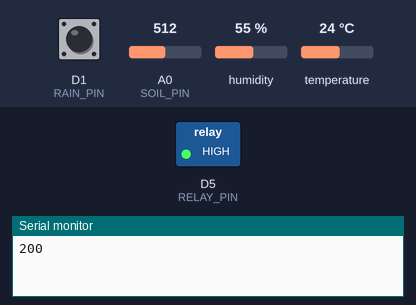
Bench run of a sketch on a simulated ESP8266 (NodeMCU). Shown: switched loads named in the sketch (green lamp = pin HIGH), the last lines printed to the serial monitor. The test bench sets the inputs (shaded band); at power-on: A0 (SOIL_PIN) = 512, D1 (RAIN_PIN) HIGH, humidity 55 %, temperature 24 °C. WiFi joins after 1.5 s; servers stay silent unless stated; uploads are accepted with an empty reply.

Above: at 18.0 s.
18.1 s: A0 (SOIL_PIN) set to 492
At 21.6 s:
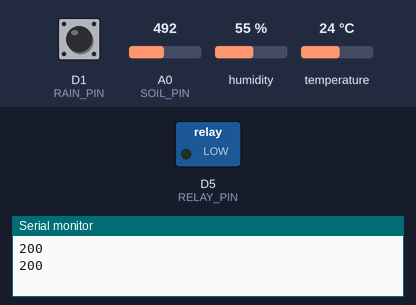
33.2 s: A0 (SOIL_PIN) set to 510
At 41.2 s:
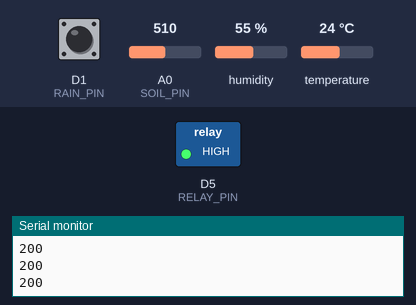
48.3 s: A0 (SOIL_PIN) set to 490
At 52.2 s:
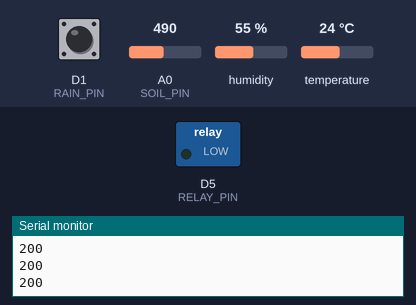
Timing chart, 0 to 53.7 s (numbered marks = the images above; inputs shaded):
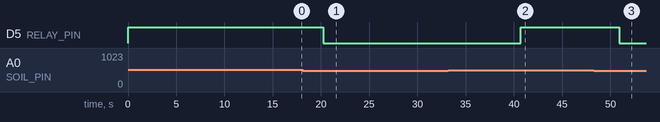

The sketch:

smart_agriculture.ino
```cpp
#include <ESP8266WiFi.h>
#include <ESP8266HTTPClient.h>
#include <DHT.h>

#define DHTPIN D2
#define DHTTYPE DHT11
#define SOIL_PIN A0
#define RAIN_PIN D1
#define RELAY_PIN D5

DHT dht(DHTPIN, DHTTYPE);

const char* ssid = "your_wifi_name";
const char* password = "your_wifi_password";
const String serverUrl = "http://your_computer_ip:5000/api/farm";

void setup() {
  Serial.begin(115200);
  WiFi.begin(ssid, password);
  dht.begin();
  pinMode(RELAY_PIN, OUTPUT);
  digitalWrite(RELAY_PIN, HIGH);
}

void loop() {
  if (WiFi.status() == WL_CONNECTED) {
    HTTPClient http;

    float temp = dht.readTemperature();
    float hum = dht.readHumidity();
    int soil = analogRead(SOIL_PIN);
    bool raining = digitalRead(RAIN_PIN) == LOW;

    // Control irrigation
    if (soil < 500 && !raining) {
      digitalWrite(RELAY_PIN, LOW);
    } else {
      digitalWrite(RELAY_PIN, HIGH);
    }

    http.begin(serverUrl);
    http.addHeader("Content-Type", "application/json");

    String json = "{\"soil_moisture\":" + String(soil) +
                  ",\"temperature\":" + String(temp) +
                  ",\"humidity\":" + String(hum) +
                  ",\"rain\":\"" + (raining ? "yes" : "no") + "\"}";

    int httpCode = http.POST(json);
    Serial.println(httpCode);
    Serial.println(http.getString());

    http.end();
  }

  delay(10000);
}
```

Measured:
- the behaviour switches between 500 and 499 on A0 (SOIL_PIN) (found by bisection; images 0 and 1)
- after the input at 18.1 s, D5 (RELAY_PIN): HIGH → LOW after 2.1 s
- after the input at 33.2 s, D5 (RELAY_PIN): LOW → HIGH after 7.5 s
- after the input at 48.3 s, D5 (RELAY_PIN): HIGH → LOW after 2.6 s
